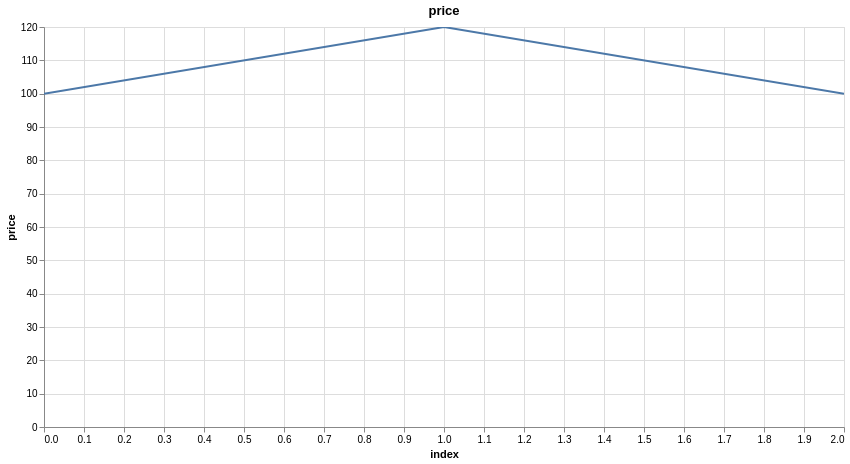

The notebook cell this image was saved under:
### Code cell
price_time_series = pl.DataFrame({'price':[100.0,120.0,100.0]})
research.plot_columns(price_time_series, 'price')

### Figure 1 — Vega specification as saved in the notebook (floating-point values rounded to 4 significant figures)
{"$schema": "https://vega.github.io/schema/vega/v5.json", "data": [{"name": "param_11_store"}, {"name": "source_0", "values": [{"index": 0, "price": 100.0}, {"index": 1, "price": 120.0}, {"index": 2, "price": 100.0}]}, {"name": "source_0_x_domain_index", "values": [{"min": 0, "max": 2}]}, {"name": "source_0_y_domain_price", "values": [{"min": 100.0, "max": 120.0}]}], "signals": [{"name": "unit", "value": {}, "on": [{"events": "pointermove", "update": "isTuple(group()) ? group() : unit"}]}, {"name": "param_11", "update": "vlSelectionResolve(\"param_11_store\", \"union\")"}, {"name": "param_11_index", "on": [{"events": [{"source": "view", "type": "dblclick"}], "update": "null"}, {"events": {"signal": "param_11_translate_delta"}, "update": "panLinear(param_11_translate_anchor.extent_x, -param_11_translate_delta.x / width)"}, {"events": {"signal": "param_11_zoom_delta"}, "update": "zoomLinear(domain(\"x\"), param_11_zoom_anchor.x, param_11_zoom_delta)"}]}, {"name": "param_11_price", "on": [{"events": [{"source": "view", "type": "dblclick"}], "update": "null"}, {"events": {"signal": "param_11_translate_delta"}, "update": "panLinear(param_11_translate_anchor.extent_y, param_11_translate_delta.y / height)"}, {"events": {"signal": "param_11_zoom_delta"}, "update": "zoomLinear(domain(\"y\"), param_11_zoom_anchor.y, param_11_zoom_delta)"}]}, {"name": "param_11_tuple", "on": [{"events": [{"signal": "param_11_index || param_11_price"}], "update": "param_11_index && param_11_price ? {unit: \"\", fields: param_11_tuple_fields, values: [param_11_index,param_11_price]} : null"}]}, {"name": "param_11_tuple_fields", "value": [{"field": "index", "channel": "x", "type": "R"}, {"field": "price", "channel": "y", "type": "R"}]}, {"name": "param_11_translate_anchor", "value": {}, "on": [{"events": [{"source": "scope", "type": "pointerdown"}], "update": "{x: x(unit), y: y(unit), extent_x: domain(\"x\"), extent_y: domain(\"y\")}"}]}, {"name": "param_11_translate_delta", "value": {}, "on": [{"events": [{"source": "window", "between": [{"source": "scope", "type": "pointerdown"}, {"source": "window", "type": "pointerup"}], "type": "pointermove", "consume": true}], "update": "{x: param_11_translate_anchor.x - x(unit), y: param_11_translate_anchor.y - y(unit)}"}]}, {"name": "param_11_zoom_anchor", "on": [{"events": [{"source": "scope", "type": "wheel", "consume": true}], "update": "{x: invert(\"x\", x(unit)), y: invert(\"y\", y(unit))}"}]}, {"name": "param_11_zoom_delta", "on": [{"events": [{"source": "scope", "consume": true, "type": "wheel"}], "update": "pow(1.001, event.deltaY * pow(16, event.deltaMode))", "force": true}]}, {"name": "param_11_modify", "on": [{"events": {"signal": "param_11_tuple"}, "update": "modify(\"param_11_store\", param_11_tuple, true)"}]}], "marks": [{"type": "line", "name": "marks", "from": {"data": "source_0"}, "sort": {"field": "x"}, "encode": {"update": {"tooltip": {"signal": "{\"index\": format(datum[\"index\"], \"\"), \"price\": format(datum[\"price\"], \"\")}"}, "x": {"field": "index", "scale": "x"}, "y": {"field": "price", "scale": "y"}, "defined": {"signal": "isValid(datum[\"index\"]) && isFinite(+datum[\"index\"]) && isValid(datum[\"price\"]) && isFinite(+datum[\"price\"])"}, "stroke": {"value": "#4c78a8"}}}, "interactive": true, "clip": true, "style": ["line"]}], "scales": [{"name": "x", "type": "linear", "domain": [{"signal": "(data(\"source_0_x_domain_index\")[0] || {}).min"}, {"signal": "(data(\"source_0_x_domain_index\")[0] || {}).max"}], "range": [0, {"signal": "width"}], "nice": true, "domainRaw": {"signal": "param_11[\"index\"]"}, "zero": false}, {"name": "y", "type": "linear", "domain": [{"signal": "(data(\"source_0_y_domain_price\")[0] || {}).min"}, {"signal": "(data(\"source_0_y_domain_price\")[0] || {}).max"}], "range": [{"signal": "height"}, 0], "zero": true, "domainRaw": {"signal": "param_11[\"price\"]"}, "nice": true}], "axes": [{"scale": "x", "tickCount": {"signal": "ceil(width/40)"}, "gridScale": "y", "domain": false, "maxExtent": 0, "aria": false, "orient": "bottom", "grid": true, "labels": false, "minExtent": 0, "zindex": 0, "ticks": false}, {"scale": "y", "gridScale": "x", "ticks": false, "minExtent": 0, "zindex": 0, "aria": false, "domain": false, "grid": true, "maxExtent": 0, "tickCount": {"signal": "ceil(height/40)"}, "orient": "left", "labels": false}, {"scale": "x", "labelOverlap": true, "tickCount": {"signal": "ceil(width/40)"}, "labelFlush": true, "grid": false, "title": "index", "zindex": 0, "orient": "bottom"}, {"scale": "y", "zindex": 0, "labelOverlap": true, "grid": false, "tickCount": {"signal": "ceil(height/40)"}, "orient": "left", "title": "price"}], "title": {"text": "price", "frame": "group"}, "padding": 5, "background": "white", "height": 400, "style": "cell", "width": 800}
